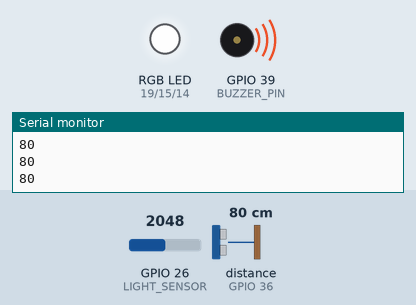
Simulated run of this sketch. Board: ESP32. On the bench: an RGB LED mixed from three pins (HIGH = lit), buzzer (waves = sounding), the last lines printed to the serial monitor. The inputs (shaded band) are chosen by the test bench; at power-on: distance to the obstacle (sensor on GPIO 36) 80 cm, GPIO 26 (LIGHT_SENSOR) = 2048. Pins used as bus, display or sensor lines are not drawn.

Above: at 1.2 s.
1.3 s: distance to the obstacle (sensor on GPIO 36) set to 2 cm
At 2.2 s:
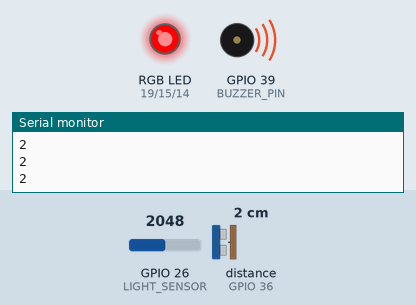
2.8 s: GPIO 26 (LIGHT_SENSOR) set to 848
4.3 s: GPIO 26 (LIGHT_SENSOR) set to 771
At 4.7 s:
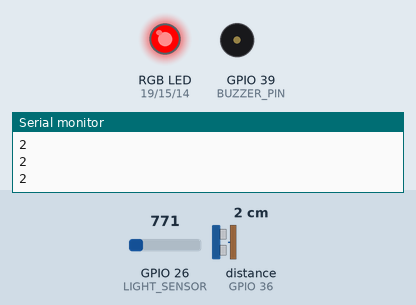
5.8 s: GPIO 26 (LIGHT_SENSOR) set to 840
At 6.2 s:
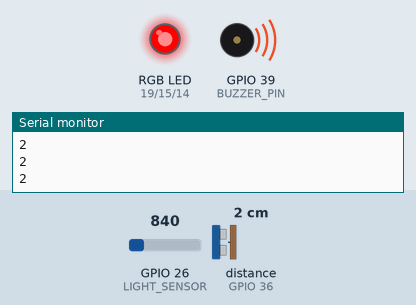
7.3 s: distance to the obstacle (sensor on GPIO 36) set to 18 cm
At 8.1 s:
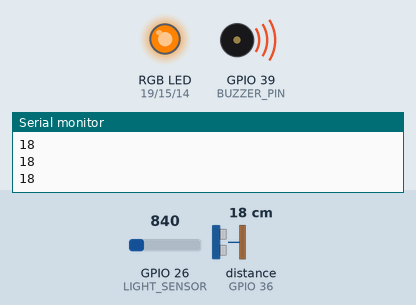
8.8 s: distance to the obstacle (sensor on GPIO 36) set to 35 cm
At 9.8 s:
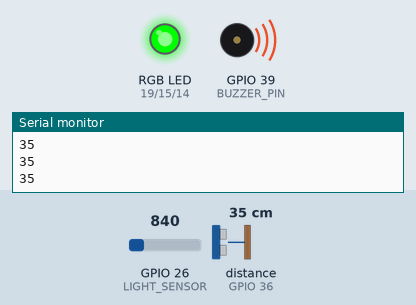
Timing chart, 0 to 11.3 s (numbered marks = the images above; inputs shaded):
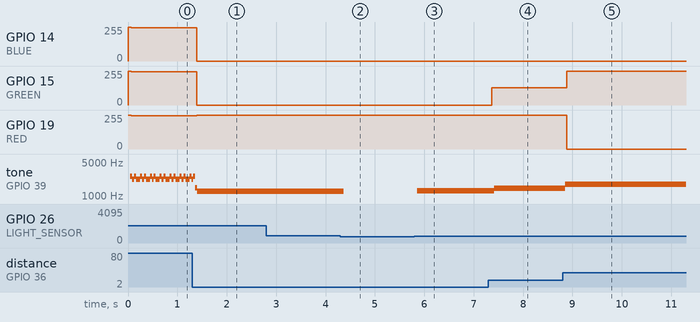

Measured:
- the behaviour switches between 800 and 799 on GPIO 26 (LIGHT_SENSOR) (found by bisection; images 1 and 2)
- after the input at 1.3 s, GPIO 14 (BLUE), GPIO 15 (GREEN): 250/255 → 0/255 after 0.09 s; GPIO 19 (RED): 250/255 → 255/255 after 0.09 s
- after the input at 4.3 s, tone on GPIO 39 (BUZZER_PIN): 1263 Hz → silent after 0.07 s
- after the input at 5.8 s, tone on GPIO 39 (BUZZER_PIN): silent → 1292 Hz after 0.06 s
- after the input at 7.3 s, GPIO 15 (GREEN): 0/255 → 130/255 after 0.07 s; tone on GPIO 39 (BUZZER_PIN): 1292 Hz → 1453 Hz after 0.12 s
- after the input at 8.8 s, GPIO 15 (GREEN): 130/255 → 255/255 after 0.08 s; GPIO 19 (RED): 255/255 → 0/255 after 0.08 s; tone on GPIO 39 (BUZZER_PIN): 1453 Hz → 1724 Hz after 0.06 s

The sketch:

soundreactivelight.ino
```cpp
//www.elegoo.com
//2016.12.8

// Define Pins
#define BLUE 14 //PB6
#define GREEN 15 //PB7
#define RED 19 //PB2
#define delayTime 10
#include "Ultrasonic.h"
/* Macro Define */

#define ULTRASONIC_PIN    36             /* pin of the Ultrasonic Ranger */
#define BUZZER_PIN        39
#define LIGHT_SENSOR      26
/* Global Variables */

Ultrasonic ultrasonic(ULTRASONIC_PIN);    /* Ultrasonic Ranger object */
int distance = 0;                         /* variable to store the distance to obstacles in front */
int tones[] = { 1915, 1700, 1519, 1432, 1275, 1136, 1014, 956 };
int i;
int analog_value = 0;
/* the setup() method runs once, when the sketch starts */

void setup()
{
Serial.begin(9600);
pinMode(BUZZER_PIN, OUTPUT);
pinMode(RED, OUTPUT);
pinMode(GREEN, OUTPUT);
pinMode(BLUE, OUTPUT);
digitalWrite(RED, HIGH);
digitalWrite(GREEN, HIGH);
digitalWrite(BLUE, HIGH);
Serial.println(0);
}

// define variables
int redValue;
int greenValue;
int blueValue;

void playTone(int tone, int duration)
{
  for (long i = 0; i < duration * 1000L; i += tone * 2)
  {
    digitalWrite(BUZZER_PIN, HIGH);
    delayMicroseconds(tone/5);
    digitalWrite(BUZZER_PIN, LOW);
    delayMicroseconds(tone/5);
  }
}

// main loop
void loop()
{

distance = ultrasonic.MeasureInCentimeters();   /* read the value from the sensor */
Serial.println(distance);
    i = distance / 10;
    if (i >= 7){
      i = 7;
      }
    playTone(tones[i], 300);
    if(tones[i] == 1915){
      redValue = 255;
      blueValue = 0;
      greenValue = 0;
      analogWrite(RED, redValue);
      analogWrite(GREEN, greenValue);
      analogWrite(BLUE, blueValue);
    }
    if(tones[i] == 1700){
      redValue = 255;
      blueValue = 0;
      greenValue = 130;
      analogWrite(RED, redValue);
      analogWrite(GREEN, greenValue);
      analogWrite(BLUE, blueValue);
    }
    if(tones[i] == 1519){
      redValue = 255;
      blueValue = 0;
      greenValue = 255;
      analogWrite(RED, redValue);
      analogWrite(GREEN, greenValue);
      analogWrite(BLUE, blueValue);
    }
    if(tones[i] == 1432){
      redValue = 0;
      blueValue = 0;
      greenValue = 255;
      analogWrite(RED, redValue);
      analogWrite(GREEN, greenValue);
      analogWrite(BLUE, blueValue);
    }
    if(tones[i] == 1275){
      redValue = 0;
      blueValue = 250;
      greenValue = 0;
      analogWrite(RED, redValue);
      analogWrite(GREEN, greenValue);
      analogWrite(BLUE, blueValue);
    }
    if(tones[i] == 1136){
      redValue = 80;
      blueValue = 150;
      greenValue = 0;
      analogWrite(RED, redValue);
      analogWrite(GREEN, greenValue);
      analogWrite(BLUE, blueValue);
    }
    if(tones[i] == 1014){
      redValue = 255;
      blueValue = 140;
      greenValue = 0;
      analogWrite(RED, redValue);
      analogWrite(GREEN, greenValue);
      analogWrite(BLUE, blueValue);
    }
    if(tones[i] == 956){
      redValue = 250;
      blueValue = 250;
      greenValue = 250;
      analogWrite(RED, redValue);
      analogWrite(GREEN, greenValue);
      analogWrite(BLUE, blueValue);
    }
    analog_value = analogRead(LIGHT_SENSOR);
    while (analog_value < 800){
      delay(30);
      analog_value = analogRead(LIGHT_SENSOR);
      }

}
```
